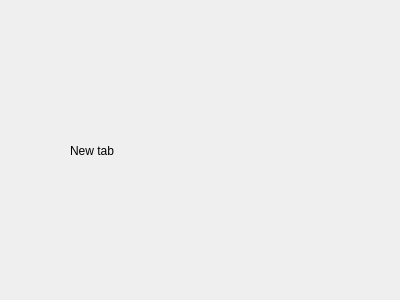
<?xml version="1.0" encoding="UTF-8"?>
<ui version="4.0">
 <class>Form</class>
 <widget class="QWidget" name="Form">
  <property name="geometry">
   <rect>
    <x>0</x>
    <y>0</y>
    <width>400</width>
    <height>300</height>
   </rect>
  </property>
  <property name="windowTitle">
   <string>Form</string>
  </property>
  <widget class="QLabel" name="label">
   <property name="geometry">
    <rect>
     <x>70</x>
     <y>120</y>
     <width>91</width>
     <height>61</height>
    </rect>
   </property>
   <property name="text">
    <string>New tab</string>
   </property>
  </widget>
 </widget>
 <resources/>
 <connections/>
</ui>
